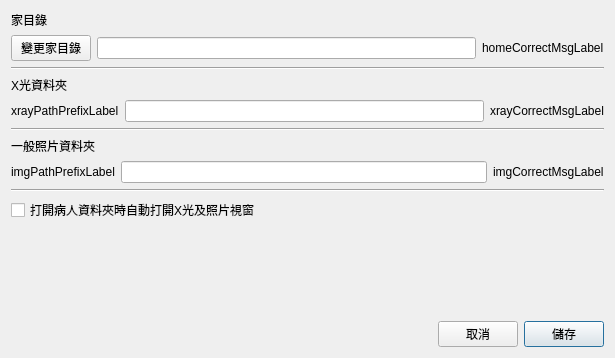
<?xml version="1.0" encoding="UTF-8"?>
<ui version="4.0">
 <class>SettingDialog</class>
 <widget class="QDialog" name="SettingDialog">
  <property name="geometry">
   <rect>
    <x>0</x>
    <y>0</y>
    <width>615</width>
    <height>358</height>
   </rect>
  </property>
  <property name="windowTitle">
   <string>Dialog</string>
  </property>
  <layout class="QVBoxLayout" name="verticalLayout">
   <item>
    <widget class="QLabel" name="homeFolderLabel">
     <property name="text">
      <string>家目錄</string>
     </property>
    </widget>
   </item>
   <item>
    <layout class="QHBoxLayout" name="horizontalLayout">
     <item>
      <widget class="QPushButton" name="changeFolderButton">
       <property name="text">
        <string>變更家目錄</string>
       </property>
      </widget>
     </item>
     <item>
      <widget class="QLineEdit" name="homeFolderEdit"/>
     </item>
     <item>
      <widget class="QLabel" name="homeCorrectMsgLabel">
       <property name="text">
        <string>homeCorrectMsgLabel</string>
       </property>
      </widget>
     </item>
    </layout>
   </item>
   <item>
    <widget class="Line" name="line_2">
     <property name="orientation">
      <enum>Qt::Horizontal</enum>
     </property>
    </widget>
   </item>
   <item>
    <widget class="QLabel" name="xrayFolderNameLabel">
     <property name="text">
      <string>X光資料夾</string>
     </property>
    </widget>
   </item>
   <item>
    <layout class="QHBoxLayout" name="horizontalLayout_3">
     <item>
      <widget class="QLabel" name="xrayPathPrefixLabel">
       <property name="text">
        <string>xrayPathPrefixLabel</string>
       </property>
      </widget>
     </item>
     <item>
      <widget class="QLineEdit" name="xrayFolderNameLineEdit"/>
     </item>
     <item>
      <widget class="QLabel" name="xrayCorrectMsgLabel">
       <property name="text">
        <string>xrayCorrectMsgLabel</string>
       </property>
      </widget>
     </item>
    </layout>
   </item>
   <item>
    <widget class="Line" name="line">
     <property name="orientation">
      <enum>Qt::Horizontal</enum>
     </property>
    </widget>
   </item>
   <item>
    <widget class="QLabel" name="imageFolderNameLabel">
     <property name="text">
      <string>一般照片資料夾</string>
     </property>
    </widget>
   </item>
   <item>
    <layout class="QHBoxLayout" name="horizontalLayout_4">
     <item>
      <widget class="QLabel" name="imgPathPrefixLabel">
       <property name="text">
        <string>imgPathPrefixLabel</string>
       </property>
      </widget>
     </item>
     <item>
      <widget class="QLineEdit" name="imgFolderNameLineEdit"/>
     </item>
     <item>
      <widget class="QLabel" name="imgCorrectMsgLabel">
       <property name="text">
        <string>imgCorrectMsgLabel</string>
       </property>
      </widget>
     </item>
    </layout>
   </item>
   <item>
    <widget class="Line" name="line_3">
     <property name="orientation">
      <enum>Qt::Horizontal</enum>
     </property>
    </widget>
   </item>
   <item>
    <widget class="QCheckBox" name="autoOpenCheckBox">
     <property name="text">
      <string>打開病人資料夾時自動打開X光及照片視窗</string>
     </property>
    </widget>
   </item>
   <item>
    <spacer name="verticalSpacer">
     <property name="orientation">
      <enum>Qt::Vertical</enum>
     </property>
     <property name="sizeHint" stdset="0">
      <size>
       <width>20</width>
       <height>40</height>
      </size>
     </property>
    </spacer>
   </item>
   <item>
    <layout class="QHBoxLayout" name="horizontalLayout_2">
     <item>
      <spacer name="horizontalSpacer">
       <property name="orientation">
        <enum>Qt::Horizontal</enum>
       </property>
       <property name="sizeHint" stdset="0">
        <size>
         <width>40</width>
         <height>20</height>
        </size>
       </property>
      </spacer>
     </item>
     <item>
      <widget class="QPushButton" name="discardButton">
       <property name="text">
        <string>取消</string>
       </property>
      </widget>
     </item>
     <item>
      <widget class="QPushButton" name="saveButton">
       <property name="text">
        <string>儲存</string>
       </property>
       <property name="default">
        <bool>true</bool>
       </property>
      </widget>
     </item>
    </layout>
   </item>
  </layout>
 </widget>
 <resources/>
 <connections/>
</ui>
